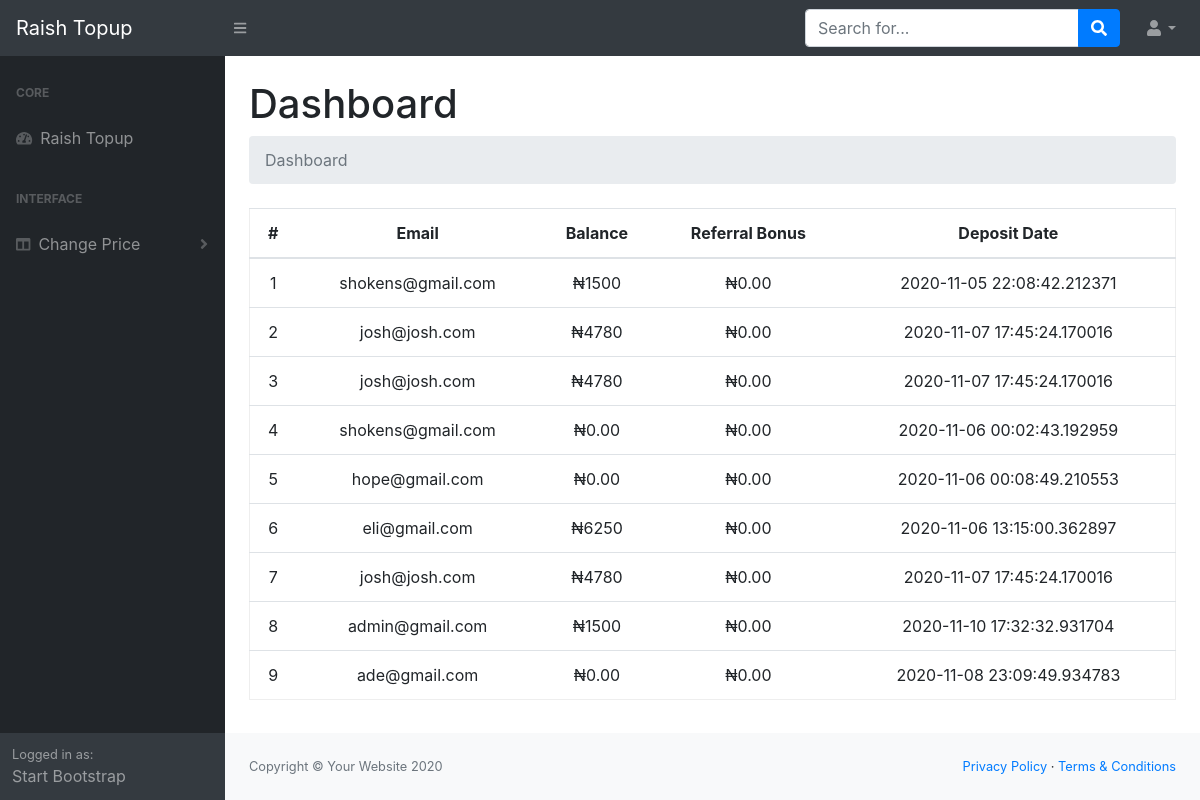
The page /admin/wallet.php (signed in) on the database its author committed.
### tables this page shows
CREATE TABLE `wallet` (
  `id` int(20) NOT NULL,
  `userEmail` varchar(255) NOT NULL,
  `balance` varchar(255) NOT NULL,
  `ref_bal` varchar(255) NOT NULL,
  `lastUpdated` timestamp(6) NOT NULL DEFAULT current_timestamp(6) ON UPDATE current_timestamp(6)
);

### admin/wallet.php (the view, shortened to what this page needs)
<?php
include('db.php');
 $result = $conn->query("SELECT * FROM wallet ");
 $customer = $result->fetch_all(MYSQLI_ASSOC);
?>
<!DOCTYPE html>
<html lang="en">
    <head>
        <link href="css/styles.css" rel="stylesheet" />
        <link href="https://cdn.datatables.net/1.10.20/css/dataTables.bootstrap4.min.css" rel="stylesheet" />
    </head>
    <body class="sb-nav-fixed">
        <nav class="sb-topnav navbar navbar-expand navbar-dark bg-dark">
            <a class="navbar-brand" href="index.html">Raish Topup</a>
            <button class="btn btn-link btn-sm order-1 order-lg-0" id="sidebarToggle" href="#"><i class="fas fa-bars"></i></button>
            <form class="d-none d-md-inline-block form-inline ml-auto mr-0 mr-md-3 my-2 my-md-0">
                <div class="input-group">
                    <input class="form-control" type="text" placeholder="Search for..." aria-label="Search" aria-describedby="basic-addon2" />
                    <div class="input-group-append">
                        <button class="btn btn-primary" type="button"><i class="fas fa-search"></i></button>
                    </div>
                </div>
            </form>
            <ul class="navbar-nav ml-auto ml-md-0">
                <li class="nav-item dropdown">
                    <a class="nav-link dropdown-toggle" id="userDropdown" href="#" role="button" data-toggle="dropdown" aria-haspopup="true" aria-expanded="false"><i class="fas fa-user fa-fw"></i></a>
                </li>
            </ul>
        </nav>
        <div id="layoutSidenav">
            <div id="layoutSidenav_nav">
                <nav class="sb-sidenav accordion sb-sidenav-dark" id="sidenavAccordion">
                    <div class="sb-sidenav-menu">
                        <div class="nav">
                            <div class="sb-sidenav-menu-heading">Core</div>
                            <a class="nav-link" href="dashboard.php">
                                <div class="sb-nav-link-icon"><i class="fas fa-tachometer-alt"></i></div>
                                Raish Topup
                            </a>
                            <div class="sb-sidenav-menu-heading">Interface</div>
                            <a class="nav-link collapsed" href="#" data-toggle="collapse" data-target="#collapseLayouts" aria-expanded="false" aria-controls="collapseLayouts">
                                <div class="sb-nav-link-icon"><i class="fas fa-columns"></i></div>
                                Change Price
                                <div class="sb-sidenav-collapse-arrow"><i class="fas fa-angle-down"></i></div>
                            </a>
                        </div>
                    </div>
                    <div class="sb-sidenav-footer">
                        <div class="small">Logged in as:</div>
                        Start Bootstrap
                    </div>
                </nav>
            </div>
            <div id="layoutSidenav_content">
                <main>
                    <div class="container-fluid">
                        <h1 class="mt-4">Dashboard</h1>
                        <ol class="breadcrumb mb-4">
                            <li class="breadcrumb-item active">Dashboard</li>
                        </ol>
		 <table class="table table-hover" width="100%" style="text-align: center;  border:  1px solid #eee; ">
		    <thead>
		      <tr>
		      	 <th>#</th>
				<th>Email</th>
				<th>Balance</th>
                <th>Referral Bonus</th>
                <th>Deposit Date</th>
		      </tr>
		    </thead>
		    <tbody>
                    <?php
                    foreach($customer as $customer) :?>
						<tr>
							<td><?= $customer['id']; ?></td>
                            <td><?= $customer['userEmail']; ?></td>
							<td>₦<?= $customer['balance']; ?></td>
							<td>₦<?= $customer['ref_bal']; ?></td>
                            <td><?= $customer['lastUpdated']; ?></td>
						</tr>
					<?php endforeach; ?>
		    </tbody>
		  </table>
	          </div>
                </main>
                <footer class="py-4 bg-light mt-auto">
                    <div class="container-fluid">
                        <div class="d-flex align-items-center justify-content-between small">
                            <div class="text-muted">Copyright &copy; Your Website 2020</div>
                            <div>
                                <a href="#">Privacy Policy</a>
                                &middot;
                                <a href="#">Terms &amp; Conditions</a>
                            </div>
                        </div>
                    </div>
                </footer>
            </div>
        </div>
    </body>
</html>

### rows shown on the page
wallet: id "1", userEmail "shokens@gmail.com", balance "1500", ref_bal "0.00", lastUpdated "2020-11-05 22:08:42.212371"
wallet: id "2", userEmail "josh@josh.com", balance "4780", ref_bal "0.00", lastUpdated "2020-11-07 17:45:24.170016"
wallet: id "3", userEmail "josh@josh.com", balance "4780", ref_bal "0.00", lastUpdated "2020-11-07 17:45:24.170016"
wallet: id "4", userEmail "shokens@gmail.com", balance "0.00", ref_bal "0.00", lastUpdated "2020-11-06 00:02:43.192959"
wallet: id "5", userEmail "hope@gmail.com", balance "0.00", ref_bal "0.00", lastUpdated "2020-11-06 00:08:49.210553"
wallet: id "6", userEmail "eli@gmail.com", balance "6250", ref_bal "0.00", lastUpdated "2020-11-06 13:15:00.362897"
wallet: id "7", userEmail "josh@josh.com", balance "4780", ref_bal "0.00", lastUpdated "2020-11-07 17:45:24.170016"
wallet: id "8", userEmail "admin@gmail.com", balance "1500", ref_bal "0.00", lastUpdated "2020-11-10 17:32:32.931704"
wallet: id "9", userEmail "ade@gmail.com", balance "0.00", ref_bal "0.00", lastUpdated "2020-11-08 23:09:49.934783"
